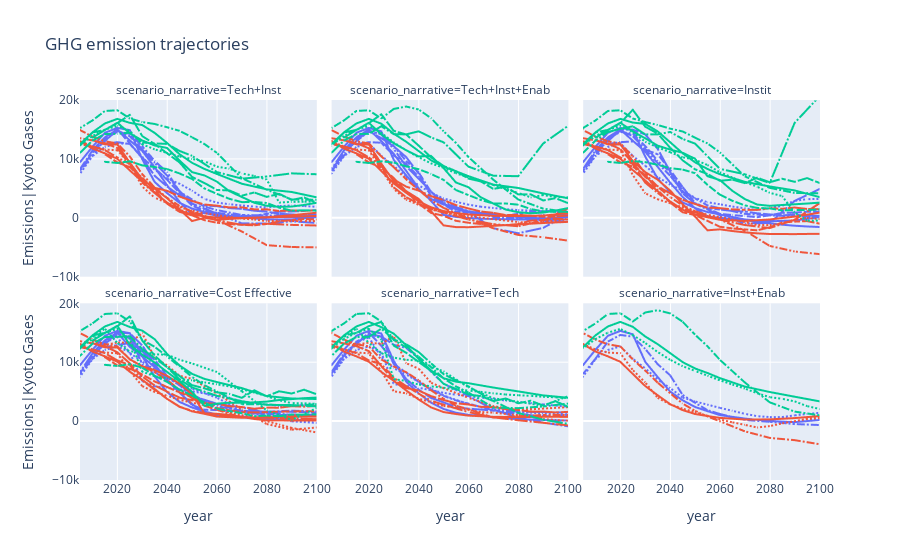

Notebook source saved alongside this figure:
### Code cell
#Figure 2: GHG trajectories
fig2 = px.line(df,
               x = "year",
               y="Emissions|Kyoto Gases",
               color = "region",
               line_dash="model",
               facet_col="scenario_narrative",
               facet_col_wrap= 3,
               range_x=[2005, 2100],
               range_y = [-10000, 20000],
               hover_data = {'scenario':True, 'model':True}, 
               title = "GHG emission trajectories")
fig2.update_layout(showlegend=False)
fig2
